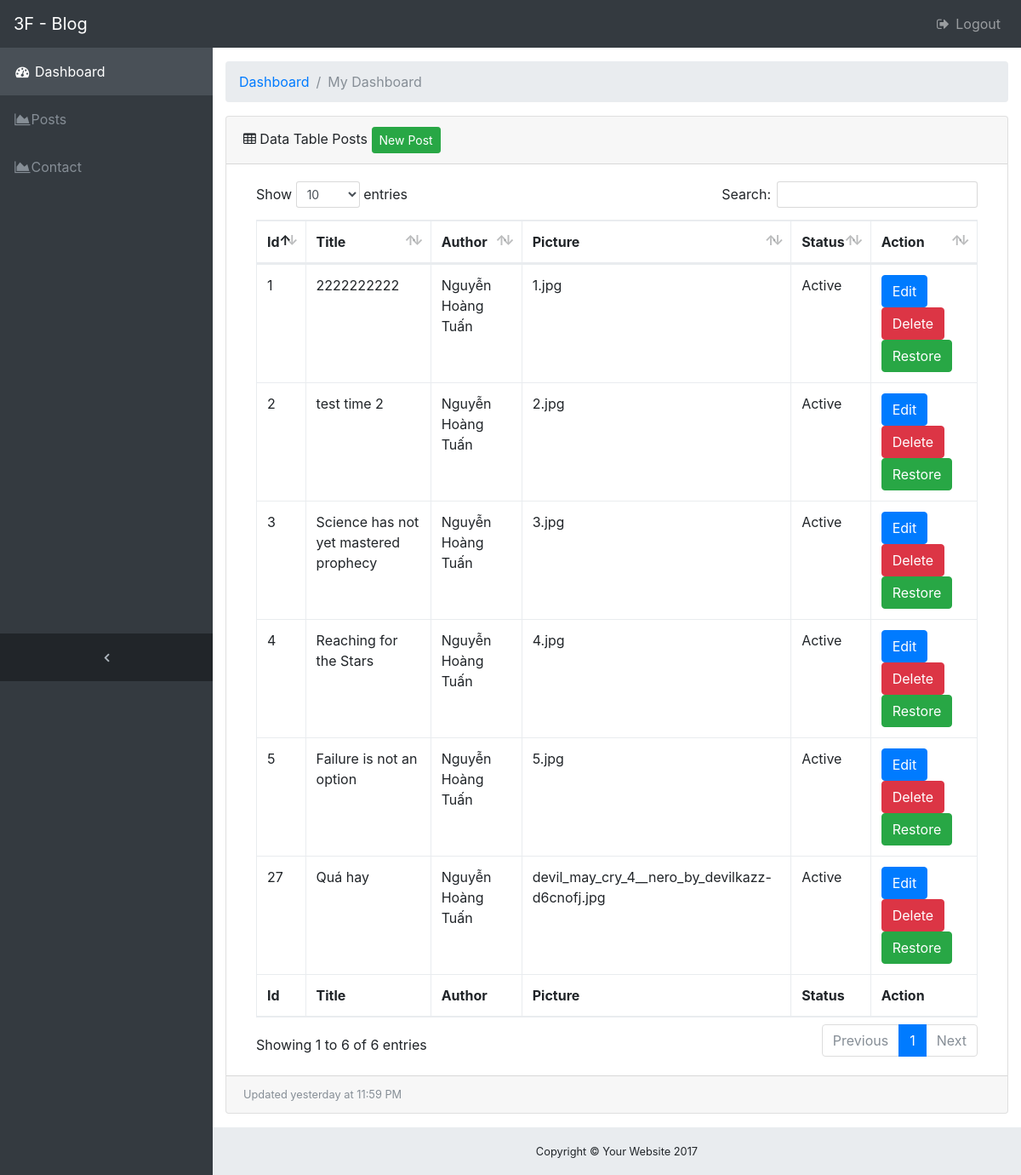
Screenshot of /admin/posts.php (signed in) with the database file from the repository.
### tables this page shows
CREATE TABLE IF NOT EXISTS `posts` (
  `id` int(11) NOT NULL,
  `title` varchar(255) NOT NULL,
  `sub_title` varchar(255) NOT NULL,
  `body` text NOT NULL,
  `post_cover` varchar(255) NOT NULL,
  `created_at` timestamp NOT NULL DEFAULT CURRENT_TIMESTAMP ON UPDATE CURRENT_TIMESTAMP,
  `updated_at` timestamp NOT NULL DEFAULT '0000-00-00 00:00:00',
  `status` tinyint(4) NOT NULL COMMENT '0 - Draft; 1 - Active; 2 - Delete;',
  `author_id` tinyint(4) NOT NULL,
  `picture` varchar(200) NOT NULL
);

CREATE TABLE IF NOT EXISTS `users` (
  `id` int(11) NOT NULL,
  `username` varchar(50) NOT NULL,
  `password` varchar(50) NOT NULL,
  `fullname` varchar(50) NOT NULL,
  `created_at` timestamp NOT NULL DEFAULT CURRENT_TIMESTAMP ON UPDATE CURRENT_TIMESTAMP,
  `updated_at` timestamp NOT NULL DEFAULT '0000-00-00 00:00:00',
  `status` tinyint(4) NOT NULL COMMENT '0 - Pending; 1 - Active; 2 - Delete'
);

### admin/app/func/posts.php (called while the page is built, shortened)
<?php
	function getAll(){
		global $conn;
		$posts = array();
		$sql = "SELECT posts.id, posts.title, users.fullname, posts.status, posts.picture FROM posts INNER JOIN users ON posts.author_id = users.id";
		$result = mysqli_query($conn, $sql);
		if(mysqli_num_rows($result) > 0){
			while($row = mysqli_fetch_assoc($result)){
				$posts[] = $row;
			}
		}
		return $posts;
	}
?>

### admin/views/_posts_index.php (the view)
<ol class="breadcrumb">
	<li class="breadcrumb-item">
		<a href="#">Dashboard</a>
	</li>
	<li class="breadcrumb-item active">My Dashboard</li>
</ol>
<div class="card mb-3">
	<div class="card-header">
		<i class="fa fa-table"></i>
		Data Table Posts
		<a class="btn btn-success btn-sm" href="posts.php?action=add">New Post</a>
	</div>
	<div class="card-body">
		<div class="table-responsive">
			<table class="table table-bordered" width="100%" id="dataTable" cellspacing="0">
				<thead>
					<tr>
						<th>Id</th>
						<th>Title</th>
						<th>Author</th>
						<th>Picture</th>
						<th>Status</th>
						<th>Action</th>
					</tr>
				</thead>
				<tfoot>
					<tr>
						<th>Id</th>
						<th>Title</th>
						<th>Author</th>
						<th>Picture</th>
						<th>Status</th>
						<th>Action</th>
					</tr>
				</tfoot>
				<tbody>
					<?php
						foreach ($posts as $post) {
							$status = 'Draft';
							if($post['status'] == 0){
								$status = "Draft";
							} else if($post['status'] == 1){
								$status = "Active";
							} else{
								$status = "Deleted";
							}
						?>
							<tr>
								<td><?= $post['id'] ?></td>
								<td><?= $post['title'] ?></td>
								<td><?= $post['fullname'] ?></td>
								<td><?= $post['picture'] ?></td>
								<td><?= $status ?></td>
								<td>
									<a class="btn btn-primary" href="posts.php?action=edit&post_id=<?= $post['id']?>" role="button">Edit</a>
									<a class="btn btn-danger deleteButton" data-toggle="modal" data-id="<?= $post['id']?>" data-target="#deletePostModal" href="" role="button">Delete</a>
									<a class="btn btn-success" href="posts.php?action=restore&post_id=<?= $post['id']?>" role="button">Restore</a>
								</td>
							</tr>
						<?php
						}
					?>
				</tbody>
			</table>
		</div>
	</div>
	<div class="card-footer small text-muted">
		Updated yesterday at 11:59 PM
	</div>
</div>

### admin/public/css/sb-admin.css (style rules this page uses)
html { position: relative; min-height: 100%; }
body.sticky-footer { margin-bottom: 56px; }
body.fixed-nav { padding-top: 56px; }

### rows the page displays
posts: id "1", title "2222222222", author.fullname "Nguyễn Hoàng Tuấn", picture "1.jpg", status "Active"
posts: id "2", title "test time 2", author.fullname "Nguyễn Hoàng Tuấn", picture "2.jpg", status "Active"
posts: id "3", title "Science has not yet mastered prophecy", author.fullname "Nguyễn Hoàng Tuấn", picture "3.jpg", status "Active"
posts: id "4", title "Reaching for the Stars", author.fullname "Nguyễn Hoàng Tuấn", picture "4.jpg", status "Active"
posts: id "5", title "Failure is not an option", author.fullname "Nguyễn Hoàng Tuấn", picture "5.jpg", status "Active"
posts: id "27", title "Quá hay", author.fullname "Nguyễn Hoàng Tuấn", picture "devil_may_cry_4__nero_by_devilkazz-d6cnofj.jpg", status "Active"
